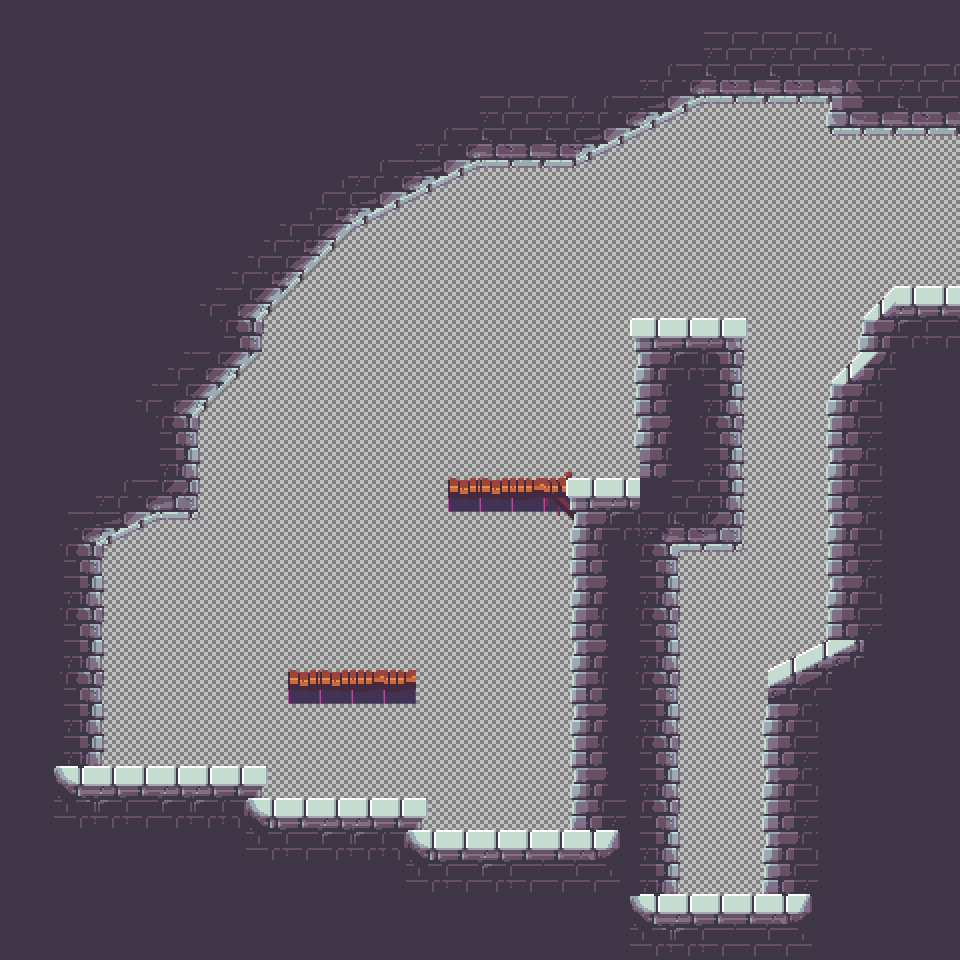

A 2D game scene composited from a Tiled map and its tileset images. What follows is a short description and the map's XML, with each tile layer's data collapsed to a summary:
An orthogonal 30x30 tile map with 32x32 px tiles, 5 tile layers (Wire, Dangers, Spawn Layer, Ground, ...), 3 tilesets and 1 object.

<map version="1.5" tiledversion="1.6.0" orientation="orthogonal" renderorder="right-down" width="30" height="30" tilewidth="32" tileheight="32" infinite="0" nextlayerid="9" nextobjectid="2">
 <tileset firstgid="1" source="../../Tile Sets/Grass Wireframe.tsx" />
 <tileset firstgid="17" source="../../Tile Sets/1.3 bricks.tsx" />
 <tileset firstgid="1193" source="../../Tile Sets/Items.tsx" />
 <layer id="1" name="Wire" width="30" height="30">
  <data>[900 cells, 900 non-empty, 8 distinct tile ids]</data>
 </layer>
 <objectgroup id="8" name="Items">
  <object id="1" gid="1195" x="128" y="736" width="32" height="32" />
 </objectgroup>
 <layer id="2" name="Dangers" width="30" height="30">
  <data>[900 cells, 0 non-empty, 0 distinct tile ids]</data>
 </layer>
 <layer id="3" name="Spawn Layer" width="30" height="30">
  <data>[900 cells, 0 non-empty, 0 distinct tile ids]</data>
 </layer>
 <layer id="6" name="Ground" width="30" height="30">
  <data>[900 cells, 547 non-empty, 90 distinct tile ids]</data>
 </layer>
 <layer id="7" name="Detail" width="30" height="30">
  <data>[900 cells, 132 non-empty, 43 distinct tile ids]</data>
 </layer>
</map>
